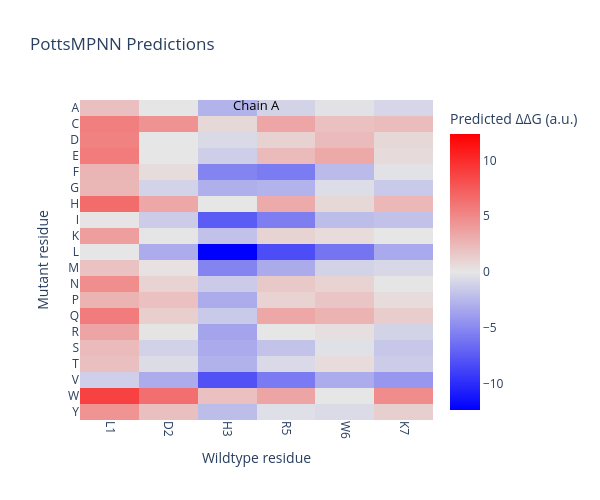

The code cell stored with this chart in its notebook:
### Code cell
binding_result.plot_heatmap_interactive(only_mutated_positions=True)

### Figure 1 — Plotly figure (JSON) as saved in the notebook; plotly's stock layout.template omitted (floating-point values rounded to 4 significant figures; data arrays with more than 128 entries replaced by an {"elided": "..."} marker saying what was removed)
{"data": [{"colorbar": {"title": {"text": "Predicted ΔΔG (a.u.)"}}, "colorscale": [[0, "blue"], [0.5, "rgb(230,230,230)"], [1, "red"]], "customdata": {"elided": "20x6x4 mixed values"}, "hovertemplate": "Chain %{customdata[0]} · %{customdata[2]}%{customdata[1]}%{customdata[3]}<br>Predicted ΔΔG (a.u.): %{z:.2f}<extra></extra>", "type": "heatmap", "x": [0, 1, 2, 3, 4, 5], "xgap": 0, "y": ["A", "C", "D", "E", "F", "G", "H", "I", "K", "L", "M", "N", "P", "Q", "R", "S", "T", "V", "W", "Y"], "ygap": 0, "z": [[2.077, 0.06294, -2.729, -0.9984, -0.2215, -0.8789], [5.514, 4.52, 0.7416, 3.475, 2.025, 2.243], [5.377, 0.0, -0.6259, 1.137, 2.362, 0.7325], [5.717, 0.003672, -1.307, 2.302, 3.348, 0.6657], [2.645, 0.5294, -5.258, -5.718, -2.319, -0.1955], [2.557, -1.098, -2.938, -2.783, -0.4921, -1.541], [6.54, 3.409, 0.0, 3.234, 0.7348, 2.535], [0.106, -1.378, -7.491, -5.576, -2.204, -1.968], [3.844, -0.05156, -1.964, 1.015, 0.5915, 0.0], [0.0, -3.142, -12.36, -8.237, -6.094, -3.29], [1.911, 0.2837, -5.248, -3.19, -1.033, -0.8075], [4.753, 1.061, -1.453, 1.613, 1.095, 0.05158], [2.753, 2.034, -3.098, 1.085, 1.759, 0.5883], [5.772, 1.304, -1.567, 3.398, 2.738, 1.331], [3.547, 0.1392, -3.53, 0.0, 0.3787, -1.012], [2.334, -1.113, -3.204, -1.899, -0.3026, -1.643], [2.115, -0.5331, -2.828, -0.7181, 0.5938, -1.385], [-1.26, -3.097, -8.025, -5.817, -3.111, -4.227], [8.872, 6.412, 2.043, 3.553, 0.0, 4.813], [4.453, 2.11, -2.196, -0.3985, -0.6019, 1.216]], "zmid": 0}], "layout": {"annotations": [{"font": {"color": "black", "size": 13}, "showarrow": false, "text": "Chain A", "x": 2.5, "y": 1.02, "yref": "paper"}], "height": 500, "plot_bgcolor": "#E0E0E0", "title": {"text": "PottsMPNN Predictions"}, "width": 600, "xaxis": {"showgrid": false, "tickangle": 90, "tickmode": "array", "ticktext": ["L1", "D2", "H3", "R5", "W6", "K7"], "tickvals": [0, 1, 2, 3, 4, 5], "title": {"text": "Wildtype residue"}}, "yaxis": {"autorange": "reversed", "showgrid": false, "title": {"text": "Mutant residue"}}}}
